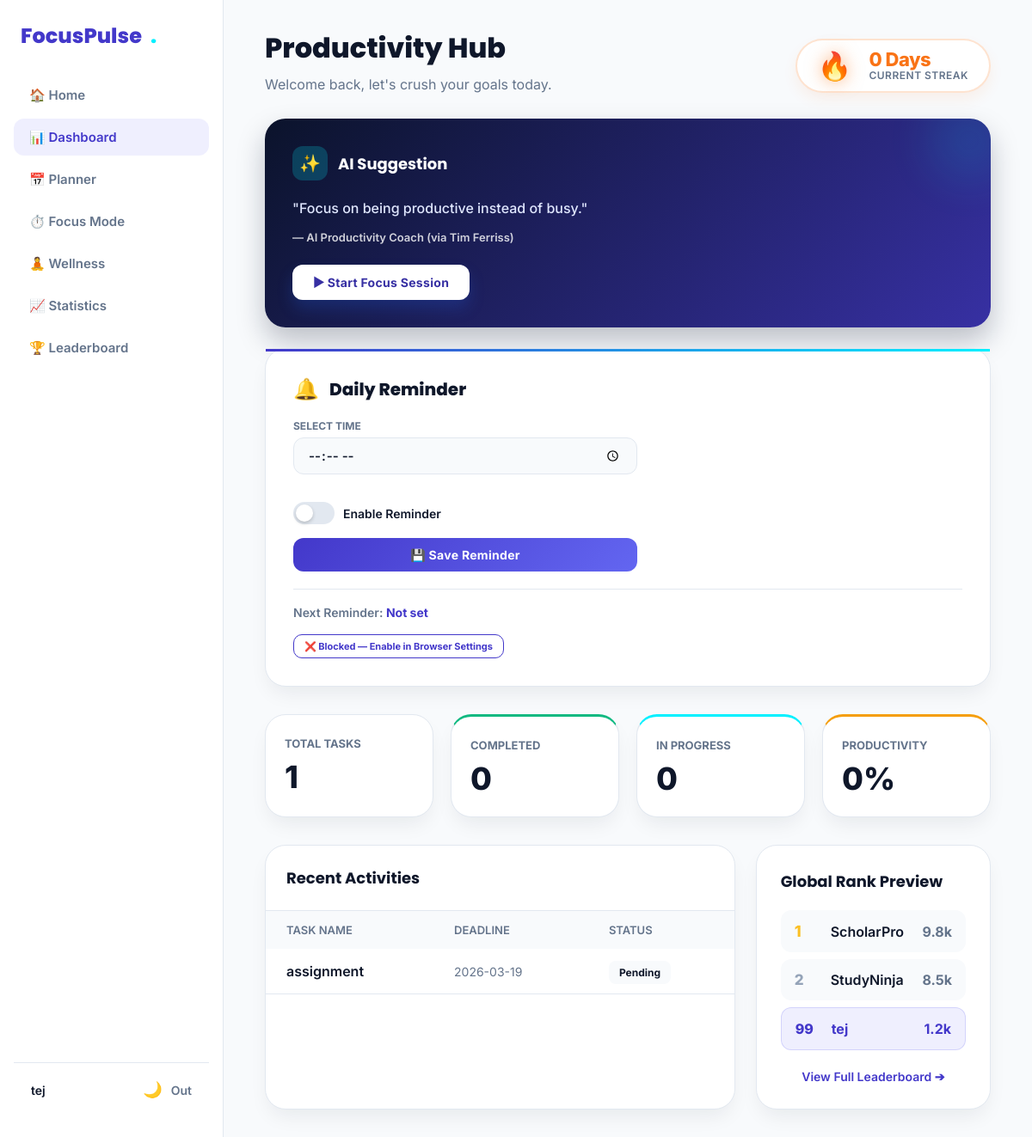
The app's page /dashboard (signed in) with its own data.
### tables this page shows
CREATE TABLE users (
                id INTEGER PRIMARY KEY AUTOINCREMENT,
                username TEXT UNIQUE NOT NULL,
                email TEXT UNIQUE NOT NULL,
                password_hash TEXT NOT NULL,
                created_at TIMESTAMP DEFAULT CURRENT_TIMESTAMP
            , current_streak INTEGER DEFAULT 0, best_streak INTEGER DEFAULT 0, last_active_date TEXT);

CREATE TABLE tasks (
                id INTEGER PRIMARY KEY AUTOINCREMENT,
                user_id INTEGER NOT NULL,
                task_title TEXT NOT NULL,
                subject TEXT,
                deadline TEXT,
                status TEXT DEFAULT 'Pending',
                created_at TIMESTAMP DEFAULT CURRENT_TIMESTAMP, description TEXT, start_time TEXT, end_time TEXT, priority TEXT DEFAULT 'Medium', category TEXT DEFAULT 'Study', color TEXT DEFAULT '#4F46E5', reminder BOOLEAN DEFAULT 0, repeat_type TEXT DEFAULT 'none',
                FOREIGN KEY (user_id) REFERENCES users(id) ON DELETE CASCADE
            );

### app.py (the view)
@app.route("/dashboard")
@login_required
def dashboard():
    user_id = session["user_id"]
    conn = get_db_connection()
    total_tasks = 0
    completed_tasks = 0
    pending_tasks = 0
    in_progress_tasks = 0
    recent_tasks = []
    focus_minutes_today = 0
    distractions_today = 0
    try:
        total_tasks = conn.execute(
            "SELECT COUNT(*) AS count FROM tasks WHERE user_id = ?",
            (user_id,)
        ).fetchone()["count"]
        completed_tasks = conn.execute(
            "SELECT COUNT(*) AS count FROM tasks WHERE user_id = ? AND status = 'Completed'",
            (user_id,)
        ).fetchone()["count"]
        pending_tasks = conn.execute(
            "SELECT COUNT(*) AS count FROM tasks WHERE user_id = ? AND status = 'Pending'",
            (user_id,)
        ).fetchone()["count"]
        in_progress_tasks = conn.execute(
            "SELECT COUNT(*) AS count FROM tasks WHERE user_id = ? AND status = 'In Progress'",
            (user_id,)
        ).fetchone()["count"]
        recent_tasks = conn.execute(
            """
            SELECT * FROM tasks
            WHERE user_id = ?
            ORDER BY created_at DESC
            LIMIT 5
            """,
            (user_id,)
        ).fetchall()
    except Exception as e:
        print(f"Error fetching dashboard tasks: {e}")
    try:
        today_str = date.today().isoformat()
        today_row = conn.execute(
            """
            SELECT COALESCE(SUM(duration), 0) AS total_min,
                   COALESCE(SUM(distraction_count), 0) AS total_dist
            FROM focus_sessions
            WHERE user_id = ?
              AND DATE(created_at) = ?
            """,
            (user_id, today_str)
        ).fetchone()
        focus_minutes_today = int(today_row["total_min"]) if today_row else 0
        distractions_today  = int(today_row["total_dist"]) if today_row else 0
    except Exception as e:
        print(f"Error fetching today focus data: {e}")
    conn.close()
    streak_info = get_user_streak(user_id)
    productivity_score = 0
    if total_tasks > 0:
        productivity_score = round((completed_tasks / total_tasks) * 100)
    daily_quote = get_daily_quote()
    tasks_remaining = total_tasks - completed_tasks
    return render_template(
        "dashboard.html",
        total_tasks=total_tasks,
        completed_tasks=completed_tasks,
        pending_tasks=pending_tasks,
        in_progress_tasks=in_progress_tasks,
        productivity_score=productivity_score,
        recent_tasks=recent_tasks,
        current_streak=streak_info["current_streak"],
        best_streak=streak_info["best_streak"],
        daily_quote=daily_quote,
        focus_minutes_today=focus_minutes_today,
        distractions_today=distractions_today,
        tasks_remaining=tasks_remaining,
    )

### templates/dashboard.html (shortened to what this page needs)
<!DOCTYPE html>
<html lang="en">
<head>
    <link rel="stylesheet" href="{{ url_for('static', filename='css/style.css') }}">
    <link rel="stylesheet" href="{{ url_for('static', filename='css/modern.css') }}">
</head>
<body>
    <div class="app-container">
        <aside class="app-sidebar" id="sidebar">
            <div class="logo">FocusPulse <span style="color:var(--electric-cyan);">.</span></div>
            <nav class="app-nav">
                <a href="{{ url_for('home') }}">🏠 Home</a>
                <a href="{{ url_for('dashboard') }}" class="active">📊 Dashboard</a>
                <a href="{{ url_for('planner') }}">📅 Planner</a>
                <a href="{{ url_for('focus') }}">⏱️ Focus Mode</a>
                <a href="{{ url_for('wellness') }}">🧘 Wellness</a>
                <a href="{{ url_for('statistics') }}">📈 Statistics</a>
                <a href="{{ url_for('leaderboard') }}">🏆 Leaderboard</a>
            </nav>
            <div class="app-sidebar-footer">
                <div style="font-weight:600; font-size:14px;">{{ session.get('user_name', 'Student') }}</div>
                <div style="display:flex; gap:10px; align-items:center;">
                    <button id="themeToggleBtn"
                        style="background:transparent; border:none; cursor:pointer; font-size:18px;">🌙</button>
                    <a href="{{ url_for('logout') }}"
                        style="color:var(--core-muted); text-decoration:none; font-size:14px; font-weight:600;">Out</a>
                </div>
            </div>
        </aside>
        <div style="flex:1; display:flex; flex-direction:column; overflow:hidden;">
            <main class="app-main">
                <div
                    style="display:flex; justify-content:space-between; align-items:flex-end; margin-bottom: 30px; flex-wrap:wrap; gap:20px;">
                    <div>
                        <h2 style="font-size:32px; font-weight:800; margin-bottom:8px; color:var(--core-text);">
                            Productivity Hub</h2>
                        <p style="color:var(--core-muted); font-size:16px;">Welcome back, let's crush your goals today.
                        </p>
                    </div>
                    <div class="streak-hub">
                        <span class="streak-flame-large">🔥</span>
                        <div class="streak-info">
                            <span class="streak-count">{{ current_streak }} Day{% if current_streak != 1 %}s{% endif
                                %}</span>
                            <span
                                style="font-size:12px; color:var(--core-muted); font-weight:600; text-transform:uppercase; letter-spacing:0.5px;">Current
                                Streak</span>
                        </div>
                    </div>
                </div>
                <div
                    style="display:grid; grid-template-columns: repeat(auto-fit, minmax(240px, 1fr)); gap:24px; margin-bottom:24px;">
                    <div class="ai-panel" style="grid-column: 1 / -1;">
                        <div class="ai-panel-header">
                            <div class="ai-icon">✨</div>
                            <h3 style="margin:0; font-size:18px; font-weight:700;">AI Suggestion</h3>
                        </div>
                        <p class="ai-insight">"{{ daily_quote.text }}"</p>
                        <p style="font-weight:600; font-size:13px; margin-top:12px; opacity:0.8;">— AI Productivity
                            Coach (via {{ daily_quote.author }})</p>
                        <div style="margin-top: 24px;">
                            <a href="{{ url_for('focus') }}" class="btn"
                                style="background:white; color:var(--indigo-dark); text-decoration:none; padding:12px 24px; border-radius:12px; font-weight:700; font-size:14px; display:inline-block;">▶
                                Start Focus Session</a>
                        </div>
                    </div>
                </div>
                <div class="reminder-card" id="daily-reminder-card">
                    <div style="display:flex; align-items:center; gap:12px; margin-bottom:20px;">
                        <span style="font-size:24px;">🔔</span>
                        <h3 style="margin:0; font-size:20px; font-weight:800; color:var(--core-text);">Daily Reminder</h3>
                    </div>
                    <div style="display:grid; grid-template-columns: 1fr; gap:16px; max-width:400px; margin-bottom:20px;">
                        <div>
                            <label for="reminderTime" style="display:block; font-size:12px; font-weight:700; color:var(--core-muted); text-transform:uppercase; margin-bottom:6px;">Select Time</label>
                            <input type="time" id="reminderTime" class="fp-time-input" style="width:100%; box-sizing:border-box;">
                        </div>
                        <div style="display:flex; align-items:center; gap:12px;">
                            <label class="fp-toggle-label" for="reminderEnabled">
                                <span class="fp-toggle-switch">
                                    <span class="fp-toggle-slider"></span>
                                </span>
                                Enable Reminder
                            </label>
                        </div>
                        <button id="saveReminderBtn" onclick="saveReminder()" class="fp-save-btn">
                            💾 Save Reminder
                        </button>
                    </div>
                    <div style="border-top:1px solid var(--core-border); padding-top:16px;">
                        <span style="font-size:14px; font-weight:600; color:var(--core-muted);">
                            Next Reminder: <strong id="fp-next-reminder-label" style="color:var(--indigo-primary);">Not set</strong>
                        </span>
                    </div>
                    <div style="margin-top:16px;">
                        <button id="fp-reminder-perm-btn" class="fp-perm-btn" style="padding: 6px 12px; font-size:11px;">🔔 Enable Browser Notifications</button>
                    </div>
                </div>
                <div
                    style="display:grid; grid-template-columns: repeat(auto-fit, minmax(180px, 1fr)); gap:20px; margin-bottom:32px;">
                    <div class="m-card" style="padding:22px;">
                        <span
                            style="color:var(--core-muted); font-size:13px; font-weight:700; text-transform:uppercase;">Total
                            Tasks</span>
                        <div style="font-size:36px; font-weight:800; color:var(--core-text); margin-top:8px;">{{
                            total_tasks }}</div>
                    </div>
                    <div class="m-card" style="padding:22px; border-top: 3px solid var(--success-green);">
                        <span
                            style="color:var(--core-muted); font-size:13px; font-weight:700; text-transform:uppercase;">Completed</span>
                        <div style="font-size:36px; font-weight:800; color:var(--core-text); margin-top:8px;">{{
                            completed_tasks }}</div>
                    </div>
                    <div class="m-card" style="padding:22px; border-top: 3px solid var(--electric-cyan);">
                        <span
                            style="color:var(--core-muted); font-size:13px; font-weight:700; text-transform:uppercase;">In
                            Progress</span>
                        <div style="font-size:36px; font-weight:800; color:var(--core-text); margin-top:8px;">{{
                            in_progress_tasks }}</div>
                    </div>
                    <div class="m-card" style="padding:22px; border-top: 3px solid var(--achievement-gold);">
                        <span
                            style="color:var(--core-muted); font-size:13px; font-weight:700; text-transform:uppercase;">Productivity</span>
                        <div style="font-size:36px; font-weight:800; color:var(--core-text); margin-top:8px;">{{
                            productivity_score }}%</div>
                    </div>
                </div>
                <div style="display:grid; grid-template-columns: 2fr 1fr; gap:24px;">
                    <div class="m-card" style="padding:0; overflow:hidden;">
                        <div style="padding:24px; border-bottom:1px solid var(--core-border);">
                            <h3 style="margin:0; font-size:18px;">Recent Activities</h3>
                        </div>
                        {% if recent_tasks %}
                        <table style="width:100%; border-collapse:collapse; text-align:left;">
                            <thead>
                                <tr
                                    style="background:var(--core-bg); color:var(--core-muted); font-size:13px; text-transform:uppercase;">
                                    <th style="padding:14px 24px; font-weight:600;">Task Name</th>
                                    <th style="padding:14px 24px; font-weight:600;">Deadline</th>
                                    <th style="padding:14px 24px; font-weight:600;">Status</th>
                                </tr>
                            </thead>
                            <tbody>
                                {% for task in recent_tasks %}
                                <tr style="border-bottom:1px solid var(--core-border);">
                                    <td style="padding:16px 24px; font-weight:600;">{{ task["task_title"] }}</td>
                                    <td style="padding:16px 24px; color:var(--core-muted); font-size:14px;">{{
                                        task["deadline"] }}</td>
                                    <td style="padding:16px 24px;">
                                        <span
                                            style="background:var(--core-bg); padding:6px 12px; border-radius:8px; font-size:12px; font-weight:700;">{{
                                            task["status"] }}</span>
                                    </td>
                                </tr>
                                {% endfor %}
                            </tbody>
                        </table>
                        {% else %}
                        <div style="padding:40px 24px; text-align:center; color:var(--core-muted);">No recent tasks. Hop
                            into the planner!</div>
                        {% endif %}
                    </div>
                    <div class="m-card">
                        <h3 style="margin:0 0 20px 0; font-size:18px;">Global Rank Preview</h3>
                        <div class="lb-row">
                            <div style="display:flex; align-items:center; gap:12px;">
                                <span class="lb-rank lb-rank-1">1</span>
                                <span style="font-weight:600;">ScholarPro</span>
                            </div>
                            <span style="font-weight:700; color:var(--core-muted);">9.8k</span>
                        </div>
                        <div class="lb-row">
                            <div style="display:flex; align-items:center; gap:12px;">
                                <span class="lb-rank lb-rank-2">2</span>
                                <span style="font-weight:600;">StudyNinja</span>
                            </div>
                            <span style="font-weight:700; color:var(--core-muted);">8.5k</span>
                        </div>
                        <div class="lb-row"
                            style="background:rgba(99, 102, 241, 0.1); border:1px solid rgba(99, 102, 241, 0.2);">
                            <div style="display:flex; align-items:center; gap:12px;">
                                <span class="lb-rank lb-rank-3" style="color:var(--indigo-primary);">99</span>
                                <span style="font-weight:700; color:var(--indigo-primary);">{{ session.get('user_name',
                                    'You') }}</span>
                            </div>
                            <span style="font-weight:700; color:var(--indigo-primary);">1.2k</span>
                        </div>
                        <div style="text-align:center; margin-top:20px;">
                            <a href="{{ url_for('leaderboard') }}"
                                style="color:var(--indigo-primary); text-decoration:none; font-weight:600; font-size:14px;">View
                                Full Leaderboard ➔</a>
                        </div>
                    </div>
                </div>
            </main>
        </div>
    </div>
</body>
</html>

### records on screen
users: get "tej", username "tej"
tasks: task_title "assignment", deadline "2026-03-19", status "Pending"

### other values on screen
{{ current_streak }} "0"
{{ daily_quote.text }} "Focus on being productive instead of busy."
{{ daily_quote.author }} "Tim Ferriss"
{{ total_tasks }} "1"
{{ completed_tasks }} "0"
{{ in_progress_tasks }} "0"
{{ productivity_score }} "0"
